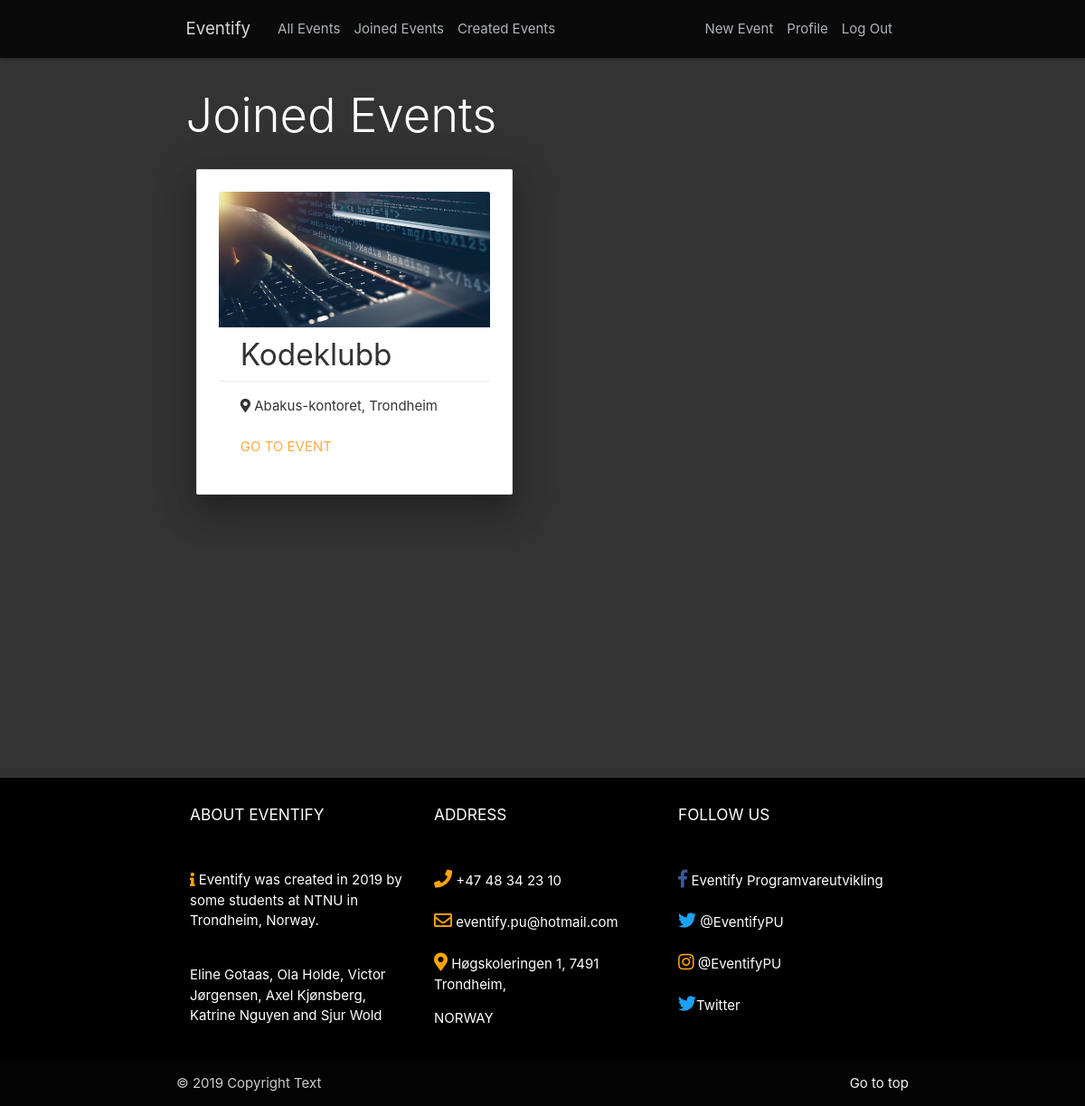
Screenshot of /my-events/ (signed in) with the database file from the repository.
### event/models.py (models this page shows, shortened)
class Post(models.Model):
    title = models.CharField(max_length=100)
    date_posted = models.DateTimeField(default=timezone.now)
    author = models.ForeignKey(User, on_delete=models.CASCADE, null=True)
    co_authors = models.ManyToManyField(User, related_name='co_authors')
    price = models.FloatField(default=0)
    attendees = models.ManyToManyField(User, related_name='attendees')
    waiting_list = models.ManyToManyField(User, related_name='waiting_list')
    start_date = models.DateTimeField(null=True, blank=True)
    end_date = models.DateTimeField(null=True, blank=True)
    attendance_limit = models.IntegerField(null=True, default=10000, blank=True)
    waiting_list_limit = models.IntegerField(null=True, default=0, blank=True)
    location = models.CharField(max_length=100, null=True)
    content = models.TextField()
    image = models.ImageField(default="default_event.jpg", upload_to="event_images", blank=True)
    is_private = models.BooleanField(default=False)
    invited = models.ManyToManyField(User, related_name="invited")
    class Meta:
       ordering = ['start_date']

### event/views.py (the view)
# urls.py: path('my-events/', event_views.HtmlRender.myEvents, name='my-events'),
    @login_required
    def myEvents(request):
        user = request.user
        try:
            created_events = Post.objects.filter(author=user)
            joined_events = Post.objects.filter(attendees=user)
        except TypeError:
            return redirect('users/templates/users/login.html')
        context = {
            'page': 'myEvents',
            'coverHeading': 'My Events',
            'created_events': created_events,
            'joined_events': joined_events
        }
        return render(request, 'event/my_events.html', context)

### event/templates/event/my_events.html
{% extends "event/base.html" %}
{% block content %}
     <main role="main" class="container" style="margin-left:15%;">
              <div class="joined-events">
                  {% if joined_events %}
                    <h2 class="display-4 " style="color:white;">Joined Events</h2>
                  <div class="flex-container" >
                        {% for event in joined_events %}
                            <div class="col s5">
                              <div class="card z-depth-5 card-panel hoverable" style="width: 350px">
                                <div class="card-image">
                                   <a href="{% url 'event-detail' event.id %}"><img src="{{ event.image.url }}" alt="" width="300px" height="150px"></a>
                                  <span class="card-title" style="font-size: 10pt; padding-bottom: 10px; color: black;" ></span>
                                </div>
                                <div class="card-content" style="font-size: 25pt; padding-bottom: 3px; padding-top: 6px;">
                                  <p>{{ event.title }}</p>
                                </div>
                                <div class="card-action">
                                     <i class="fas fa-map-marker-alt"></i> {{ event.location }}
                                    <br>
                                    <br>
                                   <a href="{% url 'event-detail' event.id %}">Go to event</a>
                                </div>
                              </div>
                            </div>
                            {% endfor %}
                      </div>
              </div>
                    {% else %}
                        <p class="text-center" style="color:white;">
                            Find an event to <a href="{% url 'all-events' %}">join</a>.
                        </p>
                    {% endif %}
              </div>
         </div>
     </main>
{% endblock %}

### event/static/event/main.css (style rules this page uses)
body { background: #fafafa; color: #333333; background-color: #333333; heigth: 100vh; margin-top: 5%; }
main { flex: 1 0 auto; }
h1, h2, h3, h4, h5, h6 { color: #444444; }
.flex-container { display: flex; flex-wrap: wrap; }
* { box-sizing:border-box }

### rows the page displays
Post: image (picture), title "Kodeklubb", location "Abakus-kontoret, Trondheim"
